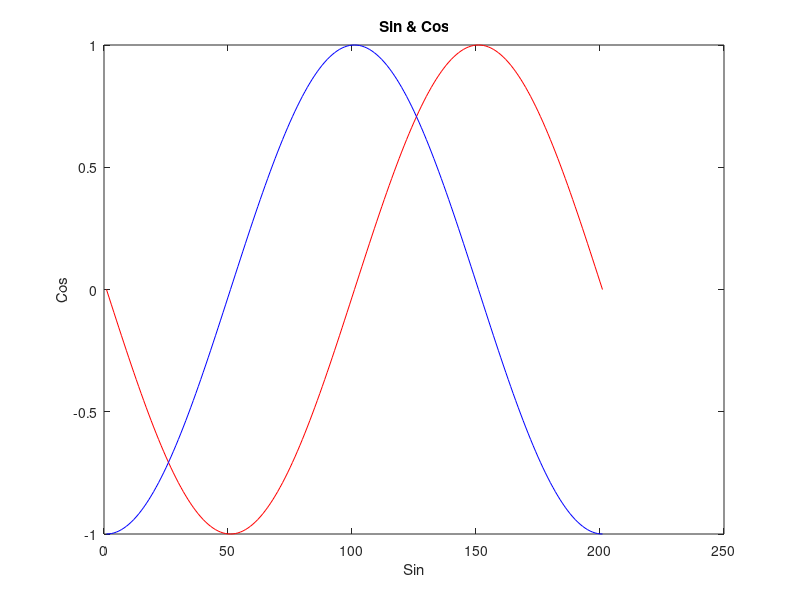

Source code (MATLAB):
x=-pi:pi/100:pi
y=sin(x)
z=cos(x)
plot(y,'color','red')
hold on
plot(z,'color','blue')
xlabel('Sin')
ylabel('Cos')
title('Sin & Cos')